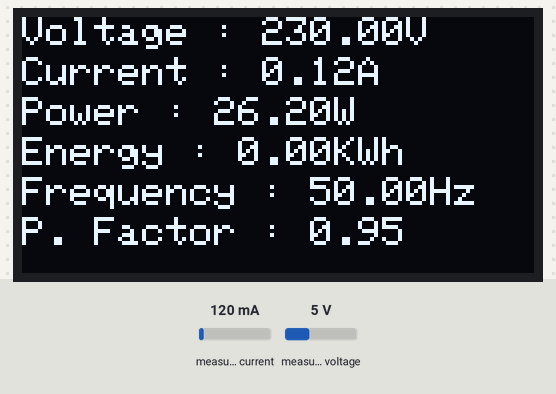
The sketch below on a simulated ESP32-C3. Shown: 128×64 one-colour display. The inputs (shaded band) are chosen by the test bench; at power-on: measured current 120 mA, measured voltage 5 V. WiFi joins after 1.5 s; servers stay silent unless stated; what the sketch prints to the serial monitor is not drawn.

Above: at 1.3 s.
1.4 s: measured current set to 40 mA
At 3.2 s:
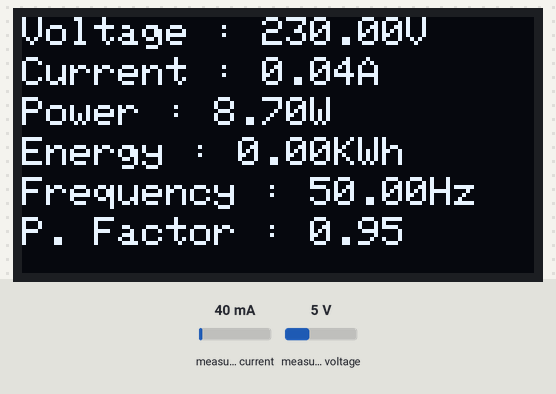
3.8 s: measured voltage set to 0.3 V
At 5.6 s:
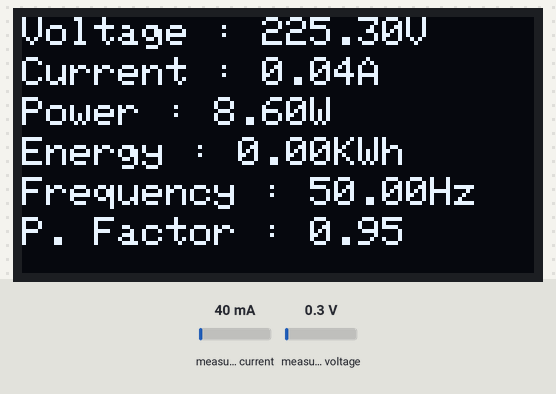
5.9 s: measured current set to 500 mA
At 7.1 s:
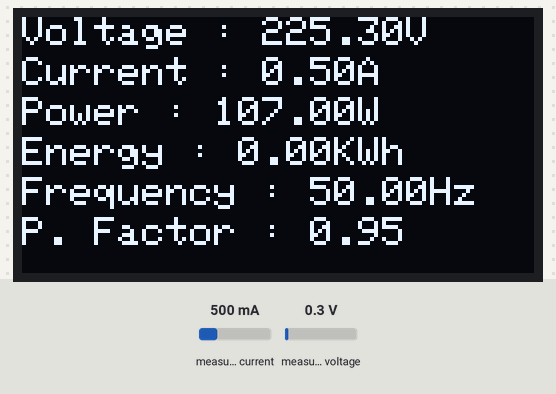
8.0 s: measured voltage set to 3.8 V
At 34.1 s:
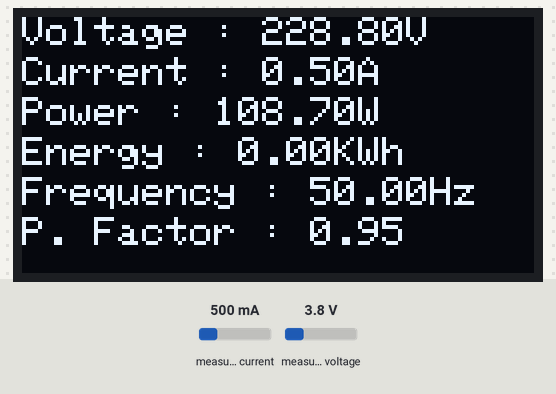
Timing chart, 0 to 34.9 s (numbered marks = the images above; inputs shaded):
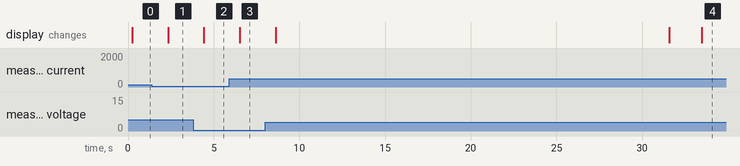

Measured:
- after the input at 1.4 s, the display: changes after 0.94 s (image 1)
- after the input at 3.8 s, the display: changes after 0.63 s (image 2)
- after the input at 5.9 s, the display: changes after 0.63 s (image 3)
- after the input at 8.0 s, the display: changes after 0.62 s (image 4)

The sketch:

ESP32C3_Power_Monitor_MQTT.ino
```cpp
#include <WiFi.h>
#include "ThingSpeak.h"

#include <Wire.h>

#include <Adafruit_GFX.h>
#include <Adafruit_SSD1306.h>
#include <PZEM004Tv30.h>


#define SCREEN_WIDTH 128  // OLED display width, in pixels
#define SCREEN_HEIGHT 64  // OLED display height, in pixels

#define OLED_RESET -1        // Reset pin # (or -1 if sharing Arduino reset pin)
#define SCREEN_ADDRESS 0x3C  ///< See datasheet for Address; 0x3D for 128x64, 0x3C for 128x32
Adafruit_SSD1306 display(SCREEN_WIDTH, SCREEN_HEIGHT, &Wire, OLED_RESET);

PZEM004Tv30 pzem(Serial1, 20, 21);


//wifi configuration
const char* ssid = "your network ssid";             // your network SSID (name)
const char* password = "your network password";  // your network password

WiFiClient client;

//thingspeak configuration
unsigned long myChannelNumber = 4;
const char* myWriteAPIKey = "your API KEY";

// Timer variables
unsigned long lastTime = 0;
unsigned long timerDelay = 30000;


void setup() {
  Serial.begin(115200);
  if (!display.begin(SSD1306_SWITCHCAPVCC, SCREEN_ADDRESS)) {
    Serial.println(F("SSD1306 allocation failed"));
    for (;;)
      ;  // Don't proceed, loop forever
  }

  WiFi.mode(WIFI_STA);
  ThingSpeak.begin(client);  // Initialize ThingSpeak

  display.clearDisplay();
  display.setTextSize(1);  // Draw 2X-scale text
  display.setTextColor(SSD1306_WHITE);
  display.setCursor(10, 0);
  display.println(F("starting"));
  display.display();  // Show initial text
  delay(100);
  // Uncomment in order to reset the internal energy counter
  // pzem.resetEnergy();
}

void loop() {

  Serial.print("Custom Address:");
  Serial.println(pzem.readAddress(), HEX);

  // Read the data from the sensor
  float voltage = pzem.voltage();
  float current = pzem.current();
  float power = pzem.power();
  float energy = pzem.energy();
  float frequency = pzem.frequency();
  float pf = pzem.pf();

  // Check if the data is valid
  if (isnan(voltage)) {
    Serial.println("Error reading voltage");
  } else if (isnan(current)) {
    Serial.println("Error reading current");
  } else if (isnan(power)) {
    Serial.println("Error reading power");
  } else if (isnan(energy)) {
    Serial.println("Error reading energy");
  } else if (isnan(frequency)) {
    Serial.println("Error reading frequency");
  } else if (isnan(pf)) {
    Serial.println("Error reading power factor");
  } else {

    // Print the values to the Serial console
    Serial.print("Voltage: ");
    Serial.print(voltage);
    Serial.println("V");
    Serial.print("Current: ");
    Serial.print(current);
    Serial.println("A");
    Serial.print("Power: ");
    Serial.print(power);
    Serial.println("W");
    Serial.print("Energy: ");
    Serial.print(energy, 3);
    Serial.println("kWh");
    Serial.print("Frequency: ");
    Serial.print(frequency, 1);
    Serial.println("Hz");
    Serial.print("PF: ");
    Serial.println(pf);

    display.clearDisplay();
    display.setCursor(0, 0);
    display.print(F("Voltage : "));
    display.print(voltage);
    display.println(F("V"));
    display.setCursor(0, 10);
    display.print(F("Current : "));
    display.print(current);
    display.println(F("A"));
    display.setCursor(0, 20);
    display.print(F("Power : "));
    display.print(power);
    display.println(F("W"));
    display.setCursor(0, 30);
    display.print(F("Energy : "));
    display.print(energy);
    display.println(F("KWh"));
    display.setCursor(0, 40);
    display.print(F("Frequency : "));
    display.print(frequency);
    display.println(F("Hz"));
    display.setCursor(0, 50);
    display.print(F("P. Factor : "));
    display.println(pf);
    display.display();  // Show initial text
  }

  Serial.println();
  delay(2000);

  if ((millis() - lastTime) > timerDelay) {

    // Connect or reconnect to WiFi
    if (WiFi.status() != WL_CONNECTED) {
      Serial.print("Attempting to connect");
      display.clearDisplay();
      display.setCursor(0, 0);
      display.print(F("Connecting to WiFi"));
      display.display();
      while (WiFi.status() != WL_CONNECTED) {
        WiFi.begin(ssid, password);
        delay(500);
        Serial.print(".");
      }
      Serial.println("\nConnected.");
    }

    // set the fields with the values
    ThingSpeak.setField(1, voltage);
    ThingSpeak.setField(2, current);
    ThingSpeak.setField(3, power);
    ThingSpeak.setField(4, energy);
    ThingSpeak.setField(5, frequency);
    ThingSpeak.setField(6, pf);

    // Write to ThingSpeak. There are up to 8 fields in a channel, allowing you to store up to 8 different
    int x = ThingSpeak.writeFields(myChannelNumber, myWriteAPIKey);

    if (x == 200) {
      Serial.println("Channel update successful.");
    } else {
      Serial.println("Problem updating channel. HTTP error code " + String(x));
    }
    lastTime = millis();
  }
}
```
